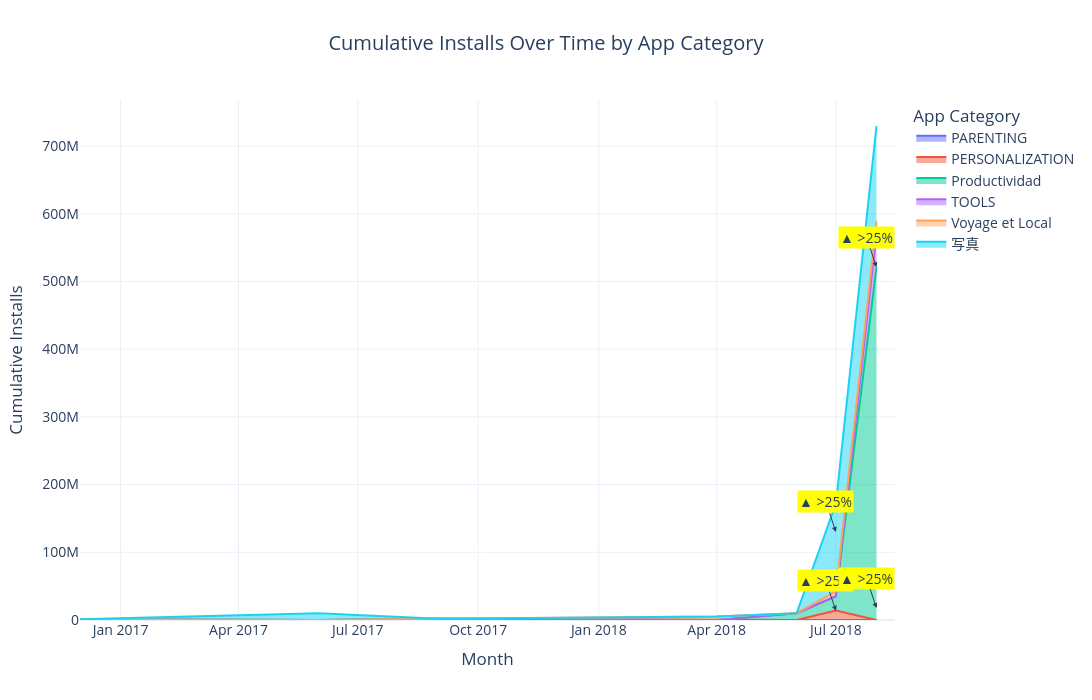

The notebook cell this image was saved under:
### Code cell
current_hour = 17
if 16 <= current_hour < 18:
    fig.show()
else:
    print("This graph is available only between 4 PM IST and 6 PM IST.")

### Figure 1 — Plotly figure (JSON) as saved in the notebook; plotly's stock layout.template omitted (floating-point values rounded to 4 significant figures)
{"data": [{"fillpattern": {"shape": ""}, "hovertemplate": "Display_Category=PARENTING<br>Month=%{x}<br>Cumulative_Installs=%{y}<extra></extra>", "legendgroup": "PARENTING", "line": {"color": "#636efa"}, "marker": {"symbol": "circle"}, "mode": "lines", "name": "PARENTING", "orientation": "v", "showlegend": true, "stackgroup": "1", "type": "scatter", "x": ["2018-07"], "xaxis": "x", "y": [600000.0], "yaxis": "y"}, {"fillpattern": {"shape": ""}, "hovertemplate": "Display_Category=PERSONALIZATION<br>Month=%{x}<br>Cumulative_Installs=%{y}<extra></extra>", "legendgroup": "PERSONALIZATION", "line": {"color": "#EF553B"}, "marker": {"symbol": "circle"}, "mode": "lines", "name": "PERSONALIZATION", "orientation": "v", "showlegend": true, "stackgroup": "1", "type": "scatter", "x": ["2016-12", "2017-09", "2018-07"], "xaxis": "x", "y": [1000000.0, 2000000.0, 13500000.0], "yaxis": "y"}, {"fillpattern": {"shape": ""}, "hovertemplate": "Display_Category=Productividad<br>Month=%{x}<br>Cumulative_Installs=%{y}<extra></extra>", "legendgroup": "Productividad", "line": {"color": "#00cc96"}, "marker": {"symbol": "circle"}, "mode": "lines", "name": "Productividad", "orientation": "v", "showlegend": true, "stackgroup": "1", "type": "scatter", "x": ["2018-06", "2018-07", "2018-08"], "xaxis": "x", "y": [10000000.0, 21000000.0, 521000000.0], "yaxis": "y"}, {"fillpattern": {"shape": ""}, "hovertemplate": "Display_Category=TOOLS<br>Month=%{x}<br>Cumulative_Installs=%{y}<extra></extra>", "legendgroup": "TOOLS", "line": {"color": "#ab63fa"}, "marker": {"symbol": "circle"}, "mode": "lines", "name": "TOOLS", "orientation": "v", "showlegend": true, "stackgroup": "1", "type": "scatter", "x": ["2018-08"], "xaxis": "x", "y": [50000000.0], "yaxis": "y"}, {"fillpattern": {"shape": ""}, "hovertemplate": "Display_Category=Voyage et Local<br>Month=%{x}<br>Cumulative_Installs=%{y}<extra></extra>", "legendgroup": "Voyage et Local", "line": {"color": "#FFA15A"}, "marker": {"symbol": "circle"}, "mode": "lines", "name": "Voyage et Local", "orientation": "v", "showlegend": true, "stackgroup": "1", "type": "scatter", "x": ["2018-04", "2018-07", "2018-08"], "xaxis": "x", "y": [5000000.0, 7000000.0, 17600000.0], "yaxis": "y"}, {"fillpattern": {"shape": ""}, "hovertemplate": "Display_Category=写真<br>Month=%{x}<br>Cumulative_Installs=%{y}<extra></extra>", "legendgroup": "写真", "line": {"color": "#19d3f3"}, "marker": {"symbol": "circle"}, "mode": "lines", "name": "写真", "orientation": "v", "showlegend": true, "stackgroup": "1", "type": "scatter", "x": ["2017-06", "2018-07", "2018-08"], "xaxis": "x", "y": [10000000.0, 130000000.0, 141000000.0], "yaxis": "y"}], "layout": {"annotations": [{"arrowhead": 2, "bgcolor": "yellow", "showarrow": true, "text": "▲ >25%", "x": "2018-07", "y": 13500000}, {"arrowhead": 2, "bgcolor": "yellow", "showarrow": true, "text": "▲ >25%", "x": "2018-08", "y": 521000000}, {"arrowhead": 2, "bgcolor": "yellow", "showarrow": true, "text": "▲ >25%", "x": "2018-08", "y": 17600000}, {"arrowhead": 2, "bgcolor": "yellow", "showarrow": true, "text": "▲ >25%", "x": "2018-07", "y": 130000000}], "font": {"size": 14}, "height": 700, "hovermode": "x unified", "legend": {"title": {"text": "App Category"}, "tracegroupgap": 0}, "title": {"text": "Cumulative Installs Over Time by App Category", "x": 0.5}, "width": 1200, "xaxis": {"anchor": "y", "domain": [0, 1], "title": {"text": "Month"}}, "yaxis": {"anchor": "x", "domain": [0, 1], "title": {"text": "Cumulative Installs"}}}}
